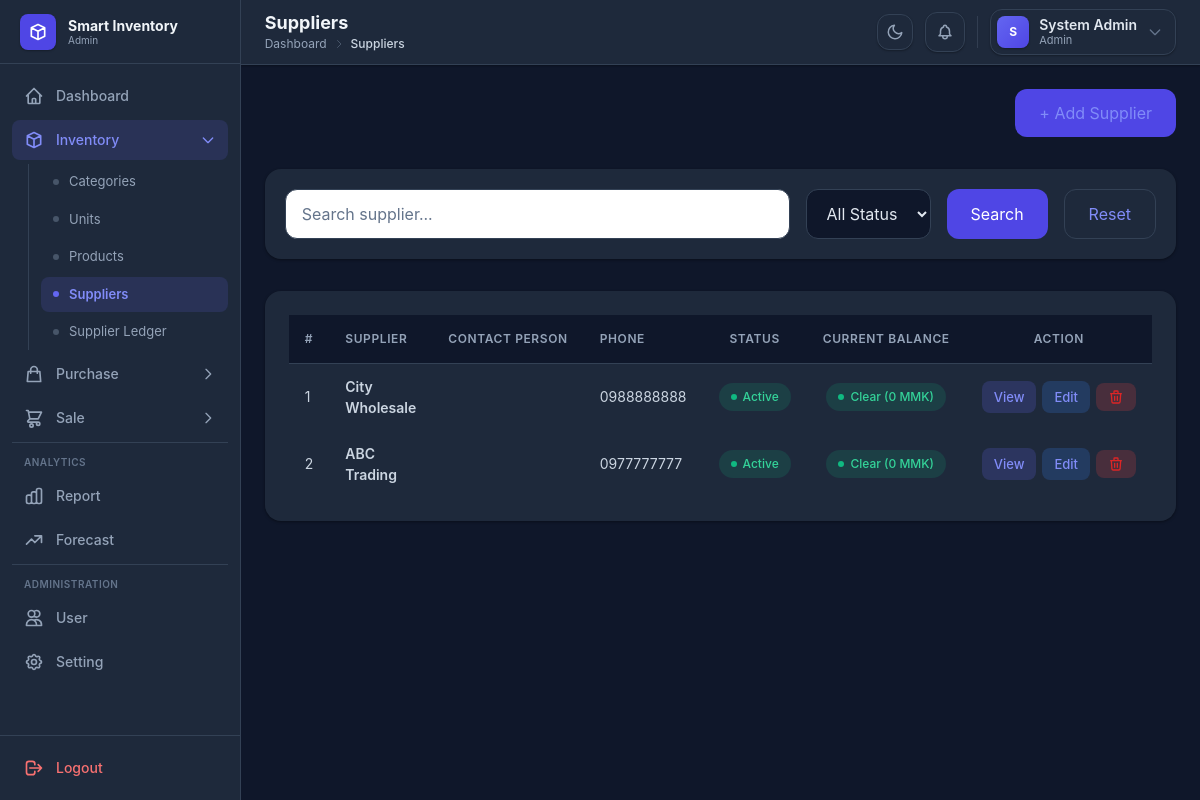
The page /supplier/index.php (signed in) on the database its author committed.
### tables this page shows
CREATE TABLE IF NOT EXISTS suppliers (
    id INT AUTO_INCREMENT PRIMARY KEY,
    supplier_name VARCHAR(150) NOT NULL,
    phone VARCHAR(50),
    email VARCHAR(100),
    address TEXT,
    status ENUM('Active', 'Inactive') DEFAULT 'Active',
    created_at TIMESTAMP DEFAULT CURRENT_TIMESTAMP
);

### supplier/index.php (the view, shortened to what this page needs)
<?php
include "../config/database.php";
$search = "";
$sql = "
SELECT * FROM suppliers
WHERE 1
";
$sql .= " ORDER BY id DESC";
$result = mysqli_query($conn, $sql);
?>
<!DOCTYPE html>
<html lang="en">
<head>
    <script src="https://cdn.tailwindcss.com"></script>
    <link rel="stylesheet" href="../assets/css/style.css">
</head>
<body class="bg-gray-50 dark:bg-slate-900">
    <div class="flex min-h-screen">
        <?php include "../includes/sidebar.php"; ?>
        <div class="flex-1 flex flex-col">
            <?php include "../includes/header.php"; ?>
            <main class="p-6">
                <div class="flex justify-end items-center">
                    <a href="add.php"
                        class="bg-indigo-600 text-white px-6 py-3 rounded-xl">
                        + Add Supplier
                    </a>
                </div>
                <form method="GET"
                    class="bg-white p-5 rounded-2xl shadow mt-8 flex gap-4">
                    <input
                        name="search"
                        value="<?= $search ?>"
                        placeholder="Search supplier..."
                        class="flex-1 border rounded-xl px-4 py-3">
                    <select
                        name="status"
                        class="border rounded-xl px-4 py-3">
                        <option value="">All Status</option>
                    </select>
                    <button class="bg-indigo-600 text-white px-6 py-3 rounded-xl">Search</button>
                    <a href="index.php" class="border px-6 py-3 rounded-xl">Reset</a>
                </form>
                <div class="bg-white rounded-2xl shadow mt-8 p-6">
                    <div class="table-wrap">
                    <table class="data-table w-full">
                        <thead>
                            <tr>
                                <th>#</th>
                                <th>Supplier</th>
                                <th>Contact Person</th>
                                <th>Phone</th>
                                <th class="center">Status</th>
                                <th class="center">Current Balance</th>
                                <th class="center">Action</th>
                            </tr>
                        </thead>
                        <tbody>
                            <?php
                            $count = 1;
                            while ($row = mysqli_fetch_assoc($result)) {
                            ?>
                                <tr>
                                    <td><?= $count++ ?></td>
                                    <td class="font-semibold"><?= htmlspecialchars($row['supplier_name']) ?></td>
                                    <td><?= htmlspecialchars($row['contact_person'] ?? '') ?></td>
                                    <td><?= htmlspecialchars($row['phone']) ?></td>
                                    <td class="center">
                                        <?php if ($row['status'] == "Active") { ?>
                                            <span class="badge badge-success"><span class="badge-dot"></span> Active</span>
                                        <?php } else { ?>
                                            <span class="badge badge-danger"><span class="badge-dot"></span> Inactive</span>
                                        <?php } ?>
                                    </td>
                                    <td class="center">
                                        <?php
                                        $bal = (float)($row['current_balance'] ?? 0);
                                        if ($bal == 0) {
                                        ?>
                                            <span class="badge badge-success"><span class="badge-dot"></span> Clear (0 MMK)</span>
                                        <?php } elseif ($bal > 0) { ?>
                                            <span class="badge badge-warning"><span class="badge-dot"></span> Payable (<?= number_format($bal, 0) ?> MMK)</span>
                                        <?php } else { ?>
                                            <span class="badge badge-info"><span class="badge-dot"></span> Advance (<?= number_format(abs($bal), 0) ?> MMK)</span>
                                        <?php } ?>
                                    </td>
                                    <td class="center">
                                        <div class="actions flex gap-1">
                                            <a href="view.php?id=<?= $row['id'] ?>" class="btn btn-sm bg-indigo-100 text-indigo-600 hover:bg-indigo-200 rounded-lg">View</a>
                                            <a href="edit.php?id=<?= $row['id'] ?>" class="btn btn-sm bg-blue-100 text-blue-600 hover:bg-blue-200 rounded-lg">Edit</a>
                                            <button onclick="openDeleteModal(<?= $row['id'] ?>, '<?= htmlspecialchars(addslashes($row['supplier_name'])) ?>', 'index.php')" title="Delete" class="btn btn-sm bg-red-100 text-red-600 hover:bg-red-200 rounded-lg">
                                                <svg class="w-4 h-4" fill="none" stroke="currentColor" viewBox="0 0 24 24"><path stroke-linecap="round" stroke-linejoin="round" stroke-width="2" d="M19 7l-.867 12.142A2 2 0 0116.138 21H7.862a2 2 0 01-1.995-1.858L5 7m5 4v6m4-6v6m1-10V4a1 1 0 00-1-1h-4a1 1 0 00-1 1v3M4 7h16"/></svg>
                                            </button>
                                        </div>
                                    </td>
                                </tr>
                            <?php } ?>
                        </tbody>
                    </table>
                    </div>
                </div>
            </main>
        </div>
    </div>
    <?php include "../includes/footer.php"; ?>
</body>
</html>

### assets/css/style.css (style rules this page uses)
* { margin: 0; padding: 0; box-sizing: border-box; }
body { font-family: 'Inter', system-ui, -apple-system, sans-serif; }
.dark body { background-color: #0f172a; color: #e2e8f0; }
.btn { display: inline-flex; align-items: center; gap: 0.5rem; padding: 0.625rem 1.25rem; border-radius: 0.5rem; font-weight: 500; font-size: 0.875rem; transition: all 0.15s ease; border: none; cursor: pointer; text-decoration: none; line-height: 1.25rem; }
.btn-sm { padding: 0.375rem 0.75rem; font-size: 0.8125rem; }
.data-table { width: 100%; border-collapse: collapse; }
.data-table thead { background-color: #f9fafb; }
.dark .data-table thead { background-color: #0f172a; }
.data-table th { padding: 0.75rem 1rem; text-align: left; font-size: 0.75rem; font-weight: 600; color: #6b7280; text-transform: uppercase; letter-spacing: 0.05em; border-bottom: 1px solid #e5e7eb; white-space: nowrap; height: 3rem; }
.dark .data-table th { color: #94a3b8; border-bottom-color: #334155; }
.data-table td { padding: 0.75rem 1rem; font-size: 0.875rem; color: #374151; border-bottom: 1px solid #f3f4f6; height: 3.25rem; }
.dark .data-table td { color: #cbd5e1; border-bottom-color: #1e293b; }
.data-table tbody tr { transition: background-color 0.15s ease; }
.data-table tbody tr:last-child td { border-bottom: none; }
.data-table td.center, .data-table th.center { text-align: center; }
.data-table .actions { display: inline-flex; align-items: center; gap: 0.375rem; }
.data-table .actions .btn { padding: 0.375rem 0.75rem; font-size: 0.8125rem; white-space: nowrap; }
.table-wrap { overflow-x: auto; }
.badge { display: inline-flex; align-items: center; gap: 0.375rem; padding: 0.25rem 0.75rem; border-radius: 9999px; font-size: 0.75rem; font-weight: 500; line-height: 1.25rem; }
.badge-dot { width: 0.375rem; height: 0.375rem; border-radius: 50%; }
.badge-success { background-color: #d1fae5; color: #065f46; }
.badge-success .badge-dot { background-color: #10b981; }
.dark .badge-success { background-color: rgba(16, 185, 129, 0.15); color: #34d399; }
.dark a { color: #818cf8; }
.dark .bg-white { background-color: #1e293b !important; }
.dark .bg-gray-50 { background-color: #0f172a !important; }
.dark .border { border-color: #334155 !important; }
.dark .shadow { box-shadow: 0 1px 3px rgba(0, 0, 0, 0.4) !important; }
.dark .bg-indigo-100 { background-color: rgba(99, 102, 241, 0.2) !important; }
.dark .bg-blue-100 { background-color: rgba(59, 130, 246, 0.2) !important; }
.dark .bg-red-100 { background-color: rgba(239, 68, 68, 0.2) !important; }
.dark input[type="text"], .dark input[type="email"], .dark input[type="password"], .dark input[type="number"], .dark input[type="search"], .dark input[type="date"], .dark select, .dark textarea { background-color: #0f172a !important; border-color: #334155 !important; color: #e2e8f0 !important; }
.dark input::placeholder, .dark textarea::placeholder { color: #64748b !important; }
.dark .rounded-2xl { border-color: #334155 !important; }
.dark option { background-color: #0f172a; color: #e2e8f0; }
.dark .table-wrap { background-color: #1e293b; }

### rows shown on the page
suppliers: supplier_name "City Wholesale", phone "0988888888", status "Active" (drawn), current_balance 0 (drawn)
suppliers: supplier_name "ABC Trading", phone "0977777777", status "Active" (drawn), current_balance 0 (drawn)

### other values the page prints
$role "Admin"
$label "Categories Units Products Suppliers Supplier Ledger"
$page_title "Suppliers"
$part "Dashboard"
$part "Suppliers"
substr($name, 0, 1) "S"
$name "System Admin"
